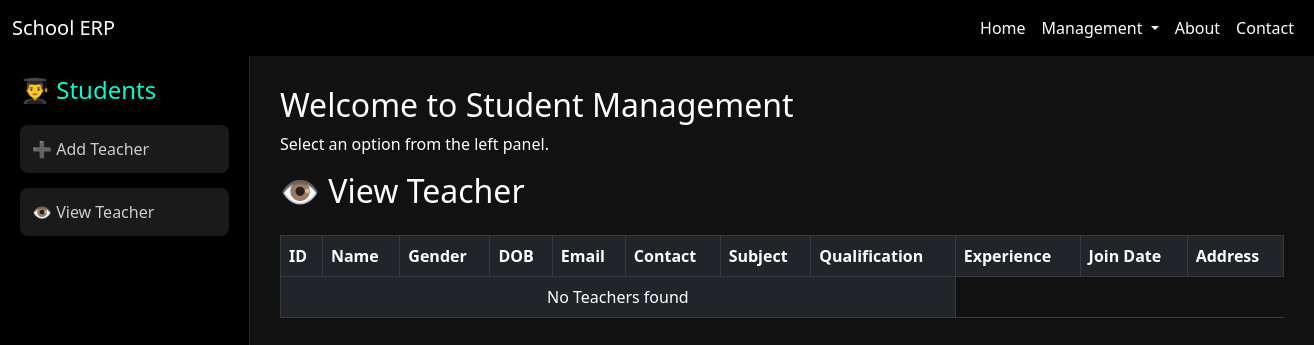
Before: /view-teacher with the older database file.
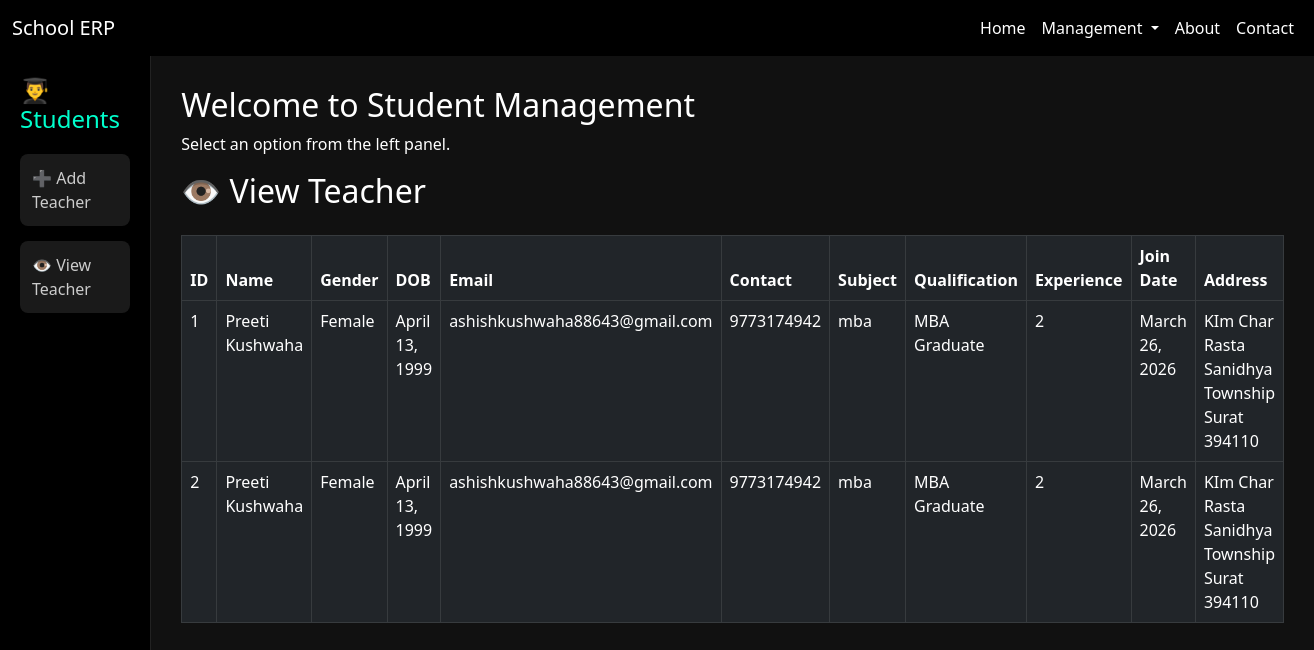
After: the same page with the newer database file.
### school_app/models.py (models this page shows)
class add_teachers(models.Model):
    Full_Name = models.CharField(max_length=30)
    Gender = models.CharField()
    Dob = models.DateField()
    Email = models.EmailField()
    Phone = models.IntegerField()
    Subject = models.CharField(max_length=15)
    Experience = models.CharField(max_length=15)
    Qualifications = models.CharField()
    Join_Date = models.DateField()
    Address = models.CharField(max_length=50)

### school_app/views.py (the view)
# urls.py: path('view-teacher', view_teacher, name="view-teacher"),
def view_teacher(request):
    teachers = add_teachers.objects.all()
    return render(request, "teacher/view_teacher.html", {"teachers": teachers})

### school_app/templates/teacher/view_teacher.html
{% extends 'manage_teacher.html' %}
{% block teacher_content %}
<h2 class="mb-4">👁 View Teacher</h2>
<div class="table-responsive">
<table class="table table-dark table-hover table-bordered">
    <thead>
        <tr>
            <th>ID</th>
            <th>Name</th>
            <th>Gender</th>
            <th>DOB</th>
            <th>Email</th>
            <th>Contact</th>
            <th>Subject</th>
            <th>Qualification</th>
            <th>Experience</th>
            <th>Join Date</th>
            <th>Address</th>
        </tr>
    </thead>
    <tbody>
        {% for teacher in teachers %}
        <tr>
            <td>{{ teacher.id }}</td>
            <td>{{ teacher.Full_Name }}</td>
            <td>{{ teacher.Gender }}</td>
            <td>{{ teacher.Dob }}</td>
            <td>{{ teacher.Email }}</td>
            <td>{{ teacher.Phone }}</td>
            <td>{{ teacher.Subject }}</td>
            <td>{{ teacher.Qualifications }}</td>
            <td>{{ teacher.Experience }}</td>
            <td>{{ teacher.Join_Date }}</td>
            <td>{{ teacher.Address }}</td>
        </tr>
        {% empty %}
        <tr>
            <td colspan="8" class="text-center">No Teachers found</td>
        </tr>
        {% endfor %}
    </tbody>
</table>
</div>
{% endblock %}

Changed rows visible on the page:
added add_teachers: id "1", Full_Name "Preeti Kushwaha", Gender "Female", Dob "April 13, 1999", Email "ashishkushwaha88643@gmail.com", Phone "9773174942", Subject "mba", Qualifications "MBA Graduate", Experience "2", Join_Date "March 26, 2026", Address "KIm Char Rasta Sanidhya Township Surat 394110"
added add_teachers: id "2", Full_Name "Preeti Kushwaha", Gender "Female", Dob "April 13, 1999", Email "ashishkushwaha88643@gmail.com", Phone "9773174942", Subject "mba", Qualifications "MBA Graduate", Experience "2", Join_Date "March 26, 2026", Address "KIm Char Rasta Sanidhya Township Surat 394110"
Other visible differences:
text no longer shown: "No Teachers found"
